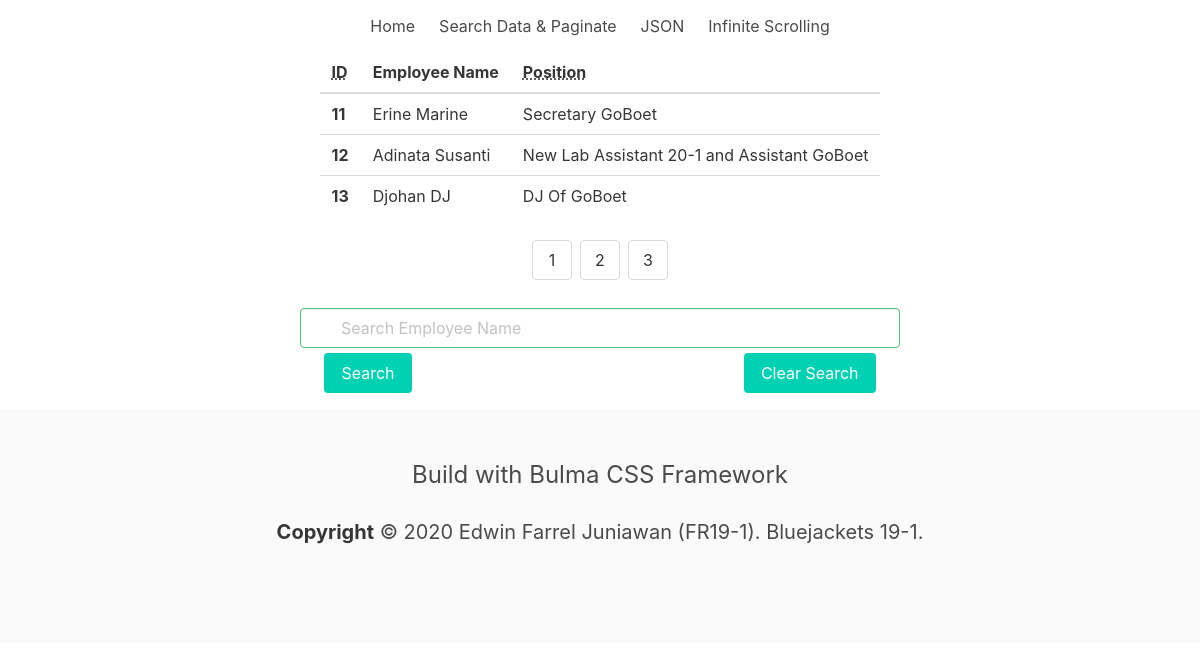
/searchpaginate.php?page=3, run on the app's committed database.
### tables this page shows
CREATE TABLE `goboet_employee` (
  `id` int(11) NOT NULL,
  `employee_name` varchar(25) NOT NULL,
  `employee_position` varchar(45) NOT NULL
);

### searchpaginate.php (the view, shortened to what this page needs)
<!DOCTYPE html>
<html>
  <head>
    <link rel="stylesheet" href="bulma.min.css">
    <link rel="stylesheet" href="style.css">
    <?php
        include("koneksi.php");
        ?>
  </head>
  <nav class="navbar" role="navigation" aria-label="main navigation">
    <div id="navbarBasicExample" class="navbar-menu">
      <div class="navbar-start">
        <a href="index.php" class="navbar-item">
          Home
        </a>
        <a href="searchpaginate.php" class="navbar-item">
          Search Data & Paginate
        </a>
        <a href="jsontest.php" class="navbar-item">
          JSON
        </a>
        <a href="infinite-page.php" class="navbar-item">
          Infinite Scrolling
        </a>
      </div>
  </nav>
  <body>
  <table class="table is-centered">
    <thead>
        <tr>
        <th><abbr title="ID">ID</abbr></th>
        <th>Employee Name</th>
        <th><abbr title="Played">Position</abbr></th>
        </tr>
    </thead>
    <tbody>
    <?php
    $itemperpage = 5;
    $page = isset($_GET['page']) ? $_GET['page'] : 1;
    $startdata = ($page * $itemperpage) - $itemperpage;
    $alldata = mysqli_query($koneksi,"SELECT * FROM goboet_employee");
    $dataperpage = mysqli_query($koneksi,"SELECT * FROM goboet_employee LIMIT $startdata, $itemperpage");
    $totaldata = mysqli_num_rows($alldata);
    $calculatetotalpage = ceil($totaldata / $itemperpage);
    $no =$startdata+1;
    while($data = mysqli_fetch_assoc($dataperpage)) {
        ?>
    <tr>
      <th><?php echo $no++; ?></th>
      <td><?php echo $data['employee_name'] ?> </td>
      <td><?php echo $data['employee_position'] ?> </td>
    </tr>
    <?php
    }
    ?>
    </table>
    <nav class="pagination" role="navigation" aria-label="pagination">
    <ul class="pagination-list">
    <?php
            for($i = 1 ;$i<=$calculatetotalpage;$i++) {
                ?>
        <li>
            <a href="?page=<?php echo $i ?>" class="pagination-link"><?php echo $i ?></a>
        </li>
        <?php
            }
           ?>
    </ul>
    </nav>
    <div class="control has-icons-left has-icons-right">
        <input class="input is-success" type="text" name="datasearch" placeholder="Search Employee Name">
            <span class="icon is-small is-left">
            </span>
    </div>
    <div class="buttons">
    <input type="button" class="button is-primary" class="searchbtn" name="searchbtn" id="searchbtn" value="Search">
    <input type="button" class="button is-primary" class="clearbtn" name="clearbtn" id="clearbtn" value="Clear Search">
    </div>
    </body>
    <footer class="footer">
        <div class="content has-text-centered">
        <p class="is-size-4">
          Build with Bulma CSS Framework
        </p>
          <p class="is-size-5">
            <strong>Copyright</strong> © 2020 Edwin Farrel Juniawan (FR19-1). Bluejackets 19-1.
          </p>
        </div>
      </footer>
</html>

### style.css (style rules this page uses)
.navbar-start { margin: auto; }
table { margin: auto; }
.control { margin: auto; width: 50%; padding-bottom: 5px; }
.pagination-list { justify-content: center; }
.button.is-primary { display: block; margin: auto; }

### data on the page
goboet_employee: employee_name "Erine Marine", employee_position "Secretary GoBoet"
goboet_employee: employee_name "Adinata Susanti", employee_position "New Lab Assistant 20-1 and Assistant GoBoet"
goboet_employee: employee_name "Djohan DJ", employee_position "DJ Of GoBoet"
